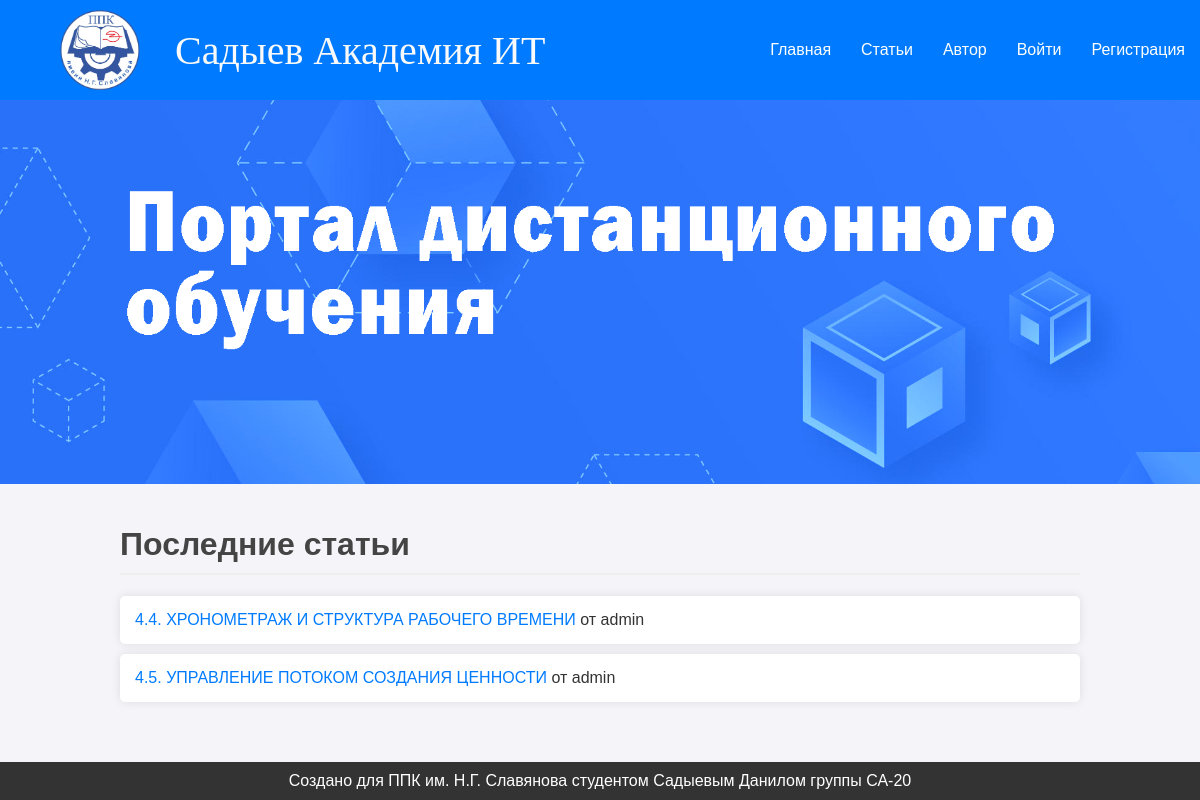
The page / on the database its author committed.
### main/models.py (models this page shows, shortened)
class Article(models.Model):
    title = models.CharField(max_length=200)
    content = models.TextField()
    author = models.ForeignKey(User, on_delete=models.CASCADE)
    created_at = models.DateTimeField(auto_now_add=True)
    pdf_file = models.FileField(upload_to='pdfs/', null=True, blank=True)
    video = models.CharField(max_length=200, null=True)

### main/views.py (the view)
# urls.py: path('', views.home, name='home'),
def home(request):
    articles = Article.objects.all()
    return render(request, 'main/home.html', {'articles': articles})

### main/templates/main/home.html (shortened to what this page needs)
<!DOCTYPE html>
{% load static %}
<html>
<head>
    <link rel="stylesheet" href="{% static 'main/css/styles.css' %}">
</head>
<body>
    <nav>
        <div class="logo">
            <img src="{% static 'main/images/logo.png' %}" alt="Logo">
            <a class="mytitle" style="text-decoration: none;" href="{% url 'home' %}">Садыев Академия ИТ</a>
        </div>
        <div class="menu">
            <a href="{% url 'home' %}">Главная</a>
            <a href="{% url 'article_list' %}">Статьи</a>
            <a href="{% url 'about' %}">Автор</a>
            {% if user.is_authenticated %}
                <a href="{% url 'quiz_list' %}">Проверка знаний</a>
                <a href="{% url 'profile' %}">Личный кабинет</a>
                <a href="{% url 'logout' %}">Выйти</a>
            {% else %}
                <a href="{% url 'login' %}">Войти</a>
                <a href="{% url 'register' %}">Регистрация</a>
            {% endif %}
        </div>
    </nav>
    <img src="{% static 'main/images/banner.png' %}" alt="Banner" class="banner">
    <div class="container">
        <h1>Последние статьи</h1>
        <ul>
            {% for article in articles %}
            <li>
                <a href="{% url 'article_detail' article.id %}">{{ article.title }}</a>
                от {{ article.author.username }}
            </li>
            {% endfor %}
        </ul>
    </div>
    <footer>
        Создано для ППК им. Н.Г. Славянова студентом Садыевым Данилом группы СА-20
    </footer>
</body>
</html>

### main/static/main/css/styles.css (style rules this page uses)
body { font-family: Arial, sans-serif; background-color: #f4f4f9; margin: 0; padding: 0; color: #333; }
.container { width: 80%; margin: 0 auto; padding: 20px; }
h1, h2, h3 { color: #444; border-bottom: 2px solid #eee; padding-bottom: 10px; }
a { color: #007bff; text-decoration: none; }
ul { list-style-type: none; padding: 0; }
ul li { background: #fff; margin: 10px 0; padding: 15px; border-radius: 5px; box-shadow: 0 0 10px rgba(0, 0, 0, 0.1); }
nav { background: #007bff; color: #fff; padding: 10px 0; display: flex; align-items: center; justify-content: space-between; }
nav .logo { display: flex; align-items: center; margin-left: 20px; }
nav .mytitle { font-size: 40px; font-family: Bahnschrift; color: hsl(0, 0%, 98%); }
nav .logo img { height: 80px; margin-right: 20px; margin-left: 40px; }
nav .menu { display: flex; align-items: center; }
nav a { color: #fff; margin: 0 15px; text-decoration: none; }
.banner { width: 100%; height: auto; display: block; margin: 0 auto; }
footer { background: #333; color: #fff; padding: 10px 0; text-align: center; position: fixed; bottom: 0; width: 100%; }

### rows shown on the page
Article: title "4.4. ХРОНОМЕТРАЖ И СТРУКТУРА РАБОЧЕГО ВРЕМЕНИ", author.username "admin"
Article: title "4.5. УПРАВЛЕНИЕ ПОТОКОМ СОЗДАНИЯ ЦЕННОСТИ", author.username "admin"
